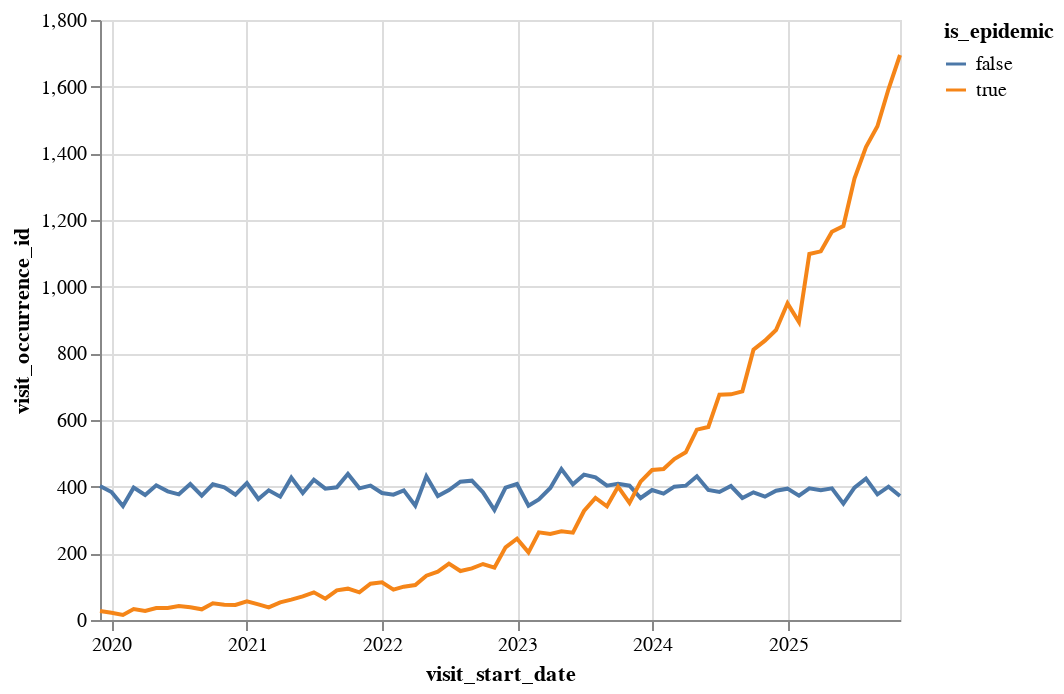

Notebook cell for this chart:
### Markdown cell above
Plot the temporal repartition of epidemic visits compared to non-epidemic visits.

### Code cell
alt.Chart(epidemic_cond_summary).mark_line().encode(
    x='visit_start_date:T',
    y='visit_occurrence_id:Q',
    color="is_epidemic:N"
)

### Figure 1 — Vega-Lite specification as saved in the notebook (floating-point values rounded to 4 significant figures; data arrays with more than 128 entries replaced by an {"elided": "..."} marker saying what was removed)
{"config": {"view": {"continuousWidth": 400, "continuousHeight": 300}}, "data": {"name": "data-90ca42f65620e63e4ab3720a480545dc"}, "mark": "line", "encoding": {"color": {"type": "nominal", "field": "is_epidemic"}, "x": {"type": "temporal", "field": "visit_start_date"}, "y": {"type": "quantitative", "field": "visit_occurrence_id"}}, "$schema": "https://vega.github.io/schema/vega-lite/v4.8.1.json", "datasets": {"data-90ca42f65620e63e4ab3720a480545dc": {"elided": "144 records"}}}
